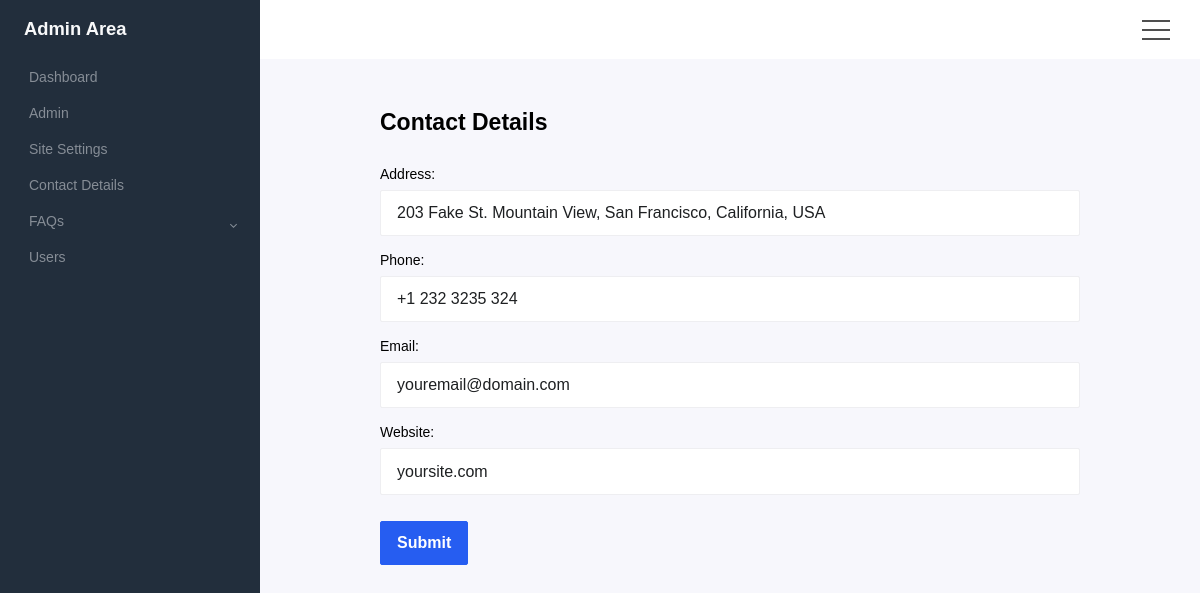
Screenshot of /admin/contact-details.php with the database file from the repository.
### tables this page shows
CREATE TABLE `contact_details` (
  `id` int NOT NULL,
  `addr` varchar(255) DEFAULT NULL,
  `phone` text,
  `email` varchar(255) DEFAULT NULL,
  `website` varchar(255) DEFAULT NULL
);

### Classes/Db.php (called while the page is built, shortened)
<?php
class Db {
    private $servername;
    private $username;
    private $password;
    private $dbname;
    public function con() {
        $config = require __DIR__ . '/../config.php';
        $server = $_SERVER['SERVER_NAME'];
        if($server == 'localhost') {
            $this->servername = $config['DB_SERVER_LOCAL'];
            $this->username = $config['DB_USER_LOCAL'];
            $this->password = $config['DB_PASS_LOCAL'];
            $this->dbname = $config['DB_NAME_LOCAL'];
        } else {
            $this->servername = $config['DB_SERVER_PROD'];
            $this->username = $config['DB_USER_PROD'];
            $this->password = $config['DB_PASS_PROD'];
            $this->dbname = $config['DB_NAME_PROD'];
        }
        try {
            $con = new \mysqli(
                $this->servername,
                $this->username,
                $this->password,
                $this->dbname
            );
            return $con;
        } catch (\Exception $e) {
            die("Connection error: " . $e->getMessage());
        }
        return $con;
    }
}

### Classes/Message2.php (the view, shortened to what this page needs)
<?php
class Message2 extends Db {
    public function __construct() {
        $this->con = $this->con();
    }
    public function get_contact_details() {
        $id = 1;
        $stmt = $this->con->prepare("SELECT * FROM contact_details WHERE id=?");
        $stmt->bind_param('i', $id);
        $stmt->execute();
        $result = $stmt->get_result();
        $data = $result->fetch_all(MYSQLI_ASSOC);
        foreach($data as $row):
            $contact_details_array = array(
                'address' => $row['addr'],
                'phone' => $row['phone'],
                'email' => $row['email'],
                'website' => $row['website']
            );
        endforeach;
        return $contact_details_array;
    }
    public function updateForm() {
        $contact_details = $this->get_contact_details();
        return "
        <form autocomplete='off' id='update_contact_details_form' class='update_contact_details_form' method='POST'>
            <h4 class='form-title'>Contact Details</h4>
            <input type='hidden' name='update_contact_details' id='update_contact_details' value='true'>
            <div class='mb-3'>
                <label class='form-label' for='name'>Address: </label>
                <input type='text' name='address' id='address' class='form-control' placeholder='Address' value='{$contact_details['address']}'>
                <div class='error' id='addressError'></div>
            </div>
            <div class='mb-3'>
                <label class='form-label' for='phone'>Phone: </label>
                <input type='text' name='phone' id='phone' class='form-control' placeholder='Phone' value='{$contact_details['phone']}'>
                <div class='error' id='phoneError'></div>
            </div>
            <div class='mb-3'>
                <label class='form-label' for='email'>Email: </label>
                <input type='text' name='email' id='email' class='form-control' placeholder='Email' value='{$contact_details['email']}'>
                <div class='error' id='emailError'></div>
            </div>
            <div class='mb-3'>
                <label class='form-label' for='website'>Website: </label>
                <input type='text' name='website' id='website' class='form-control' placeholder='Website' value='{$contact_details['website']}'>
                <div class='error' id='websiteError'></div>
            </div>
            <div>
                <span style='margin-top: 10px;' onclick='return update_contact_details(event)' type='submit' name='update_contact_details' class='btn btn-primary'>Submit</span>
            </div>
            <div class='message-response' id='message-response-1'></div>
        </form>";
    }
}
?>

### admin/css/form.css (style rules this page uses)
.form-control { border-radius: .125rem!important; }
.form-control { display: block; width: 100%; height: calc(2.76rem + 2px); padding: .63rem 1rem; font-size: 1rem; font-weight: 400; line-height: 1.4; color: #1e2022; background-color: #fff; background-clip: padding-box; border: 1px solid #eeeef1; border-radius: .125rem; transition: border-color .15s ease-in-out,box-shadow .15s ease-in-out; }
.form-control::placeholder { color: #8b8e9f; opacity: 1 }
[type=button]:not(:disabled), [type=reset]:not(:disabled), [type=submit]:not(:disabled), button:not(:disabled) { cursor: pointer; }
.btn-primary { color: #fff !important; background-color: #265df1 !important; border-color: #265df1 !important; }
.btn { display: inline-block; font-weight: 600; color: #4a4e69; text-align: center; vertical-align: middle; -webkit-user-select: none; -moz-user-select: none; -ms-user-select: none; user-select: none; background-color: transparent; border: 1px solid transparent; padding: .63rem 1rem; font-size: 1rem; line-height: 1.4; border-radius: .125rem; transition: color .15s ease-in-out,background-color .15s ease-in-out,border-color .15s ease-in-out,box-shadow .15s ease-in-out; }

### admin/header.php (style rules this page uses)
* { margin: 0; padding: 0; box-sizing: border-box; }
body { font-size: 0.875rem; font-family: sans-serif; }

### admin/contact-details.php (style rules this page uses)
.admin-form-wrapper form { width: 100%; }
.form-title { font-weight: bold; margin-bottom: 30px; font-size: 23px; }
label { display: inline-block; margin-bottom: 0.5rem; }
.mb-3, .my-3 { margin-bottom: 1rem!important; }

### rows the page displays
contact_details: address "203 Fake St. Mountain View, San Francisco, California, USA", phone "+1 232 3235 324", email "youremail@domain.com", website "yoursite.com"
